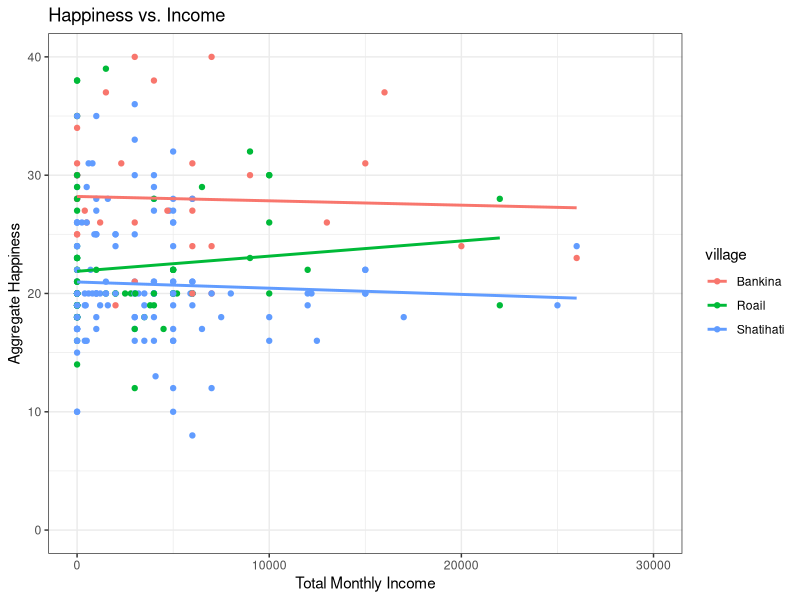
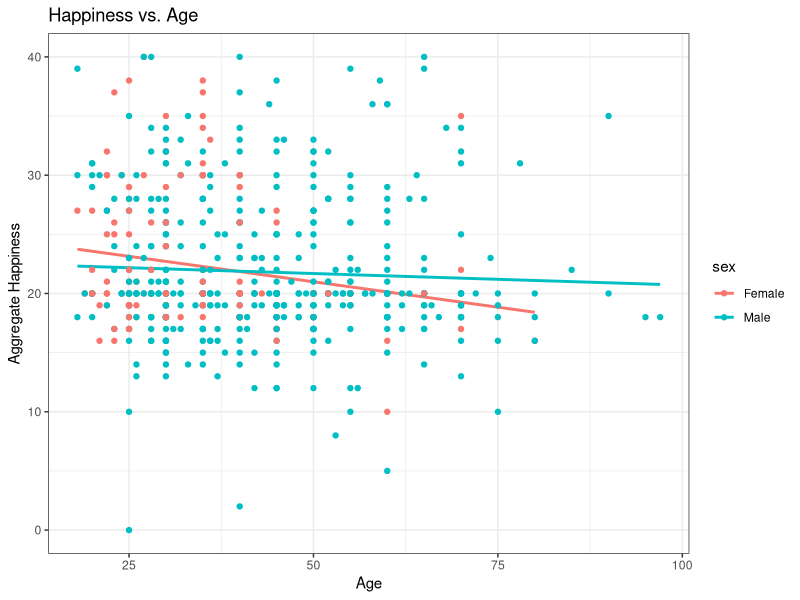
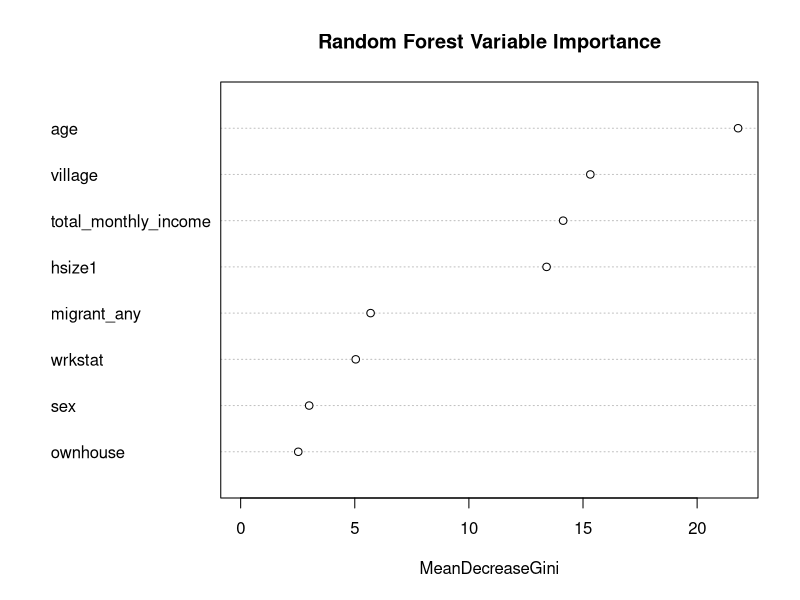
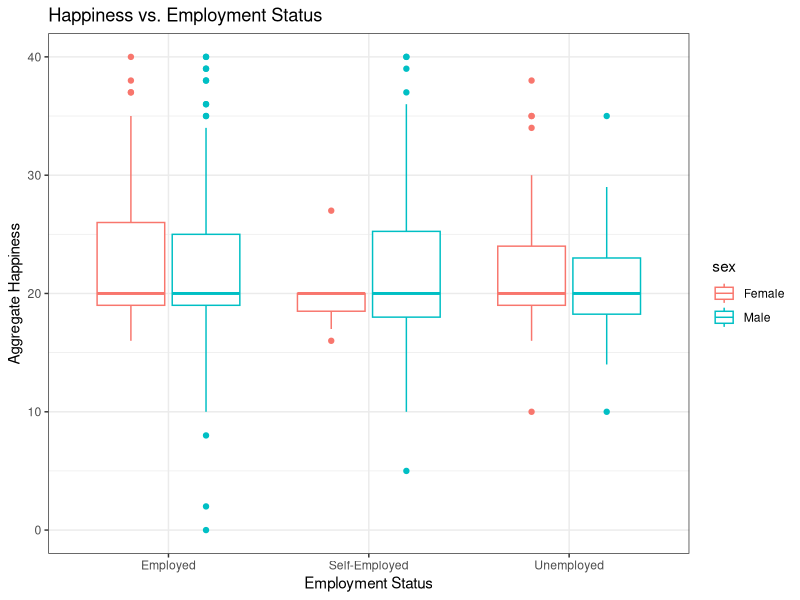
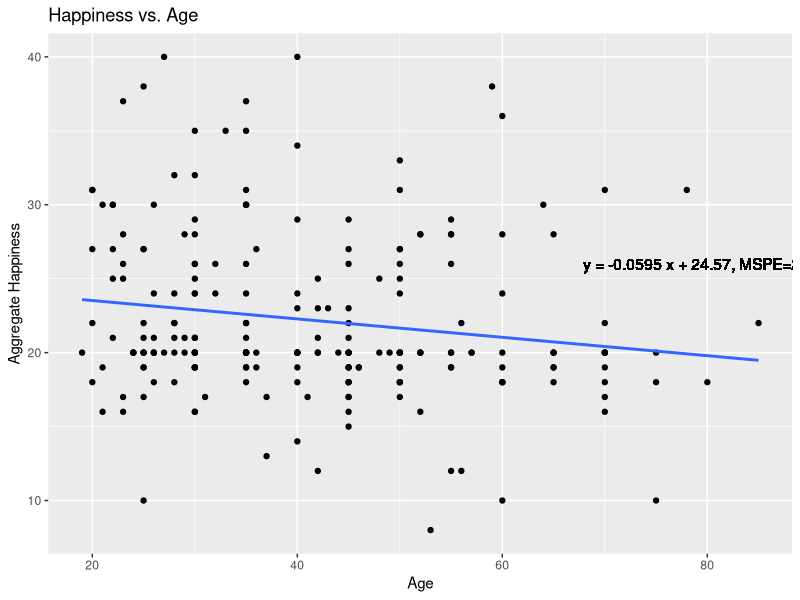

Write R code to recreate these figures, in order.
## ---- chunk 1

library(caret)
library(readr)
library(tidyverse)
library(randomForest)

Household <- read_csv("Household.csv")

data <- Household


for (i in 1:nrow(data)){
  if (data$mo_wageinc1[i] == ".n"){
    data$mo_wageinc1[i] <- 0
  }
  
  if (data$mo_nonwageinc1[i] == ".n"){
    data$mo_nonwageinc1[i] <- 0
  }
  
  if (data$mo_wageinc2[i] == ".n"){
    data$mo_wageinc2[i] <- 0
  }
  
  if (data$mo_nonwageinc2[i] == ".n"){
    data$mo_nonwageinc2[i] <- 0
  }
}

data_1 <- data %>%
  select(newid, hsize1, village, migrant_any, wrkstat, age, sex, marital, happy, happy_future, ownhouse, mo_wageinc1, mo_nonwageinc1, mo_wageinc2, mo_nonwageinc2, happy_past, satcur_job, satcur_achieve, satcur_livstandard, satcur_health, satcur_safe, satcur_comm, satcur_finsec, satcur_leistime, satcur_socenv, satcur_fam) %>%
  mutate(hsize1 = as.numeric(hsize1)) %>%
  mutate(age = as.numeric(age)) %>%
  mutate(mo_wageinc1 = as.numeric(mo_wageinc1)) %>%
  mutate(mo_nonwageinc1 = as.numeric(mo_nonwageinc1)) %>%
  mutate(mo_wageinc2 = as.numeric(mo_wageinc2)) %>%
  mutate(mo_nonwageinc2 = as.numeric(mo_nonwageinc2)) %>%
  filter(happy != ".m") %>%
  filter(happy_past != ".m") %>%
  filter(happy_future != ".m") %>%
  filter(satcur_job != ".n") %>%
  filter(satcur_job != ".m" & satcur_achieve != ".m" & satcur_livstandard != ".m" & satcur_health != ".m" & satcur_safe != ".m" & satcur_comm != ".m" & satcur_finsec != ".m" & satcur_leistime != ".m" & satcur_socenv != ".m" & satcur_fam  != ".m") %>%
  mutate(across(c("happy", "satcur_job", "satcur_achieve", "satcur_livstandard", "satcur_health", "satcur_safe", "satcur_comm", "satcur_finsec", "satcur_leistime", "satcur_socenv", "satcur_fam"), as.factor)) %>%
  mutate(across(c("happy", "satcur_job", "satcur_achieve", "satcur_livstandard", "satcur_health", "satcur_safe", "satcur_comm", "satcur_finsec", "satcur_leistime", "satcur_socenv", "satcur_fam"), ~ fct_relevel(., c("Not at all satisfied", "Somewhat unsatisfied", "Satisfied", "Quite satisfied", "Completely satisfied")))) %>%
  mutate(happy_past = as.factor(happy_past)) %>%
  mutate(happy_past = fct_relevel(happy_past, c("Worse", "Same", "Better"))) %>%
  mutate(happy_future = as.factor(happy_future)) %>%
  mutate(happy_future = fct_relevel(happy_future, c("Worse", "Same", "Better"))) %>%
  mutate(happy_agg = as.numeric(satcur_job) + as.numeric(satcur_achieve) + as.numeric(satcur_livstandard) + as.numeric(satcur_health) + as.numeric(satcur_safe) + as.numeric(satcur_comm) + as.numeric(satcur_finsec) + as.numeric(satcur_leistime) + as.numeric(satcur_socenv) + as.numeric(satcur_fam) - 10) %>%
  mutate(class_2 = as.factor(happy_agg > 20))

## ---- chunk 2
#graph 1: Happiness and income scatter plot divided by sex and faceted by village

data_1 %>%
  select(mo_wageinc1, mo_nonwageinc1, mo_wageinc2, mo_nonwageinc2, village, sex, happy_agg) %>%
  na.omit() %>%
  mutate(total_monthly_income = mo_wageinc1 + mo_nonwageinc1 + mo_wageinc2 + mo_nonwageinc2) %>%
  ggplot(aes(x = total_monthly_income, y = happy_agg, color = village)) +
  geom_point() +
  scale_x_continuous(limits = c(0, 30000)) +
  scale_y_continuous(limits = c(0, 40)) +
  geom_smooth(method = 'lm', se = F) +
  labs(title = "Happiness vs. Income", x = "Total Monthly Income", y = "Aggregate Happiness") +
  theme_bw()


#graph 2: Happiness and age scatter plot divided by sex and faceted by village

data_1 %>%
  select(age, village, sex, happy_agg) %>%
  na.omit() %>%
  ggplot(aes(x = age, y = happy_agg, color = sex)) +
  geom_smooth(method = lm, se = FALSE) +
  geom_point() +
  theme_bw() +
  labs(title = "Happiness vs. Age", x = "Age", y = "Aggregate Happiness")


# graph 3: Random Forest var importance

rf_data <- data_1 %>%
  mutate(total_monthly_income = mo_wageinc1 + mo_nonwageinc1 + mo_wageinc2 + mo_nonwageinc2) %>%
  select(hsize1, village, migrant_any, wrkstat, age, sex, ownhouse, class_2, total_monthly_income) %>%
  na.omit() 

set.seed(346587)
split_vec <- sample(x = nrow(rf_data), size = round(.8*nrow(rf_data)), replace = FALSE)

rf_data_train <- rf_data %>%
  slice(split_vec)

rf_data_test <- rf_data %>%
  anti_join(rf_data_train)
  
rf_x_data_train <- rf_data_train %>%
  select(hsize1, village, migrant_any, wrkstat, age, sex, ownhouse, total_monthly_income)

rf_y_data_train <- rf_data_train$class_2
  
rf_x_data_test <- rf_data_test %>%
  select(hsize1, village, migrant_any, wrkstat, age, sex, ownhouse, total_monthly_income)
  
rf_y_data_test <- rf_data_test$class_2

rf1 <- randomForest(x = rf_x_data_train, y = rf_y_data_train, xtest = rf_x_data_test, ytest = rf_y_data_test, keep.forest=TRUE) 

varImpPlot(rf1, main = "Random Forest Variable Importance")


#graph 4: work status effect on happiness by gender

data_1 %>%
  select(wrkstat, happy_agg, sex) %>%
  filter(wrkstat!=".m") %>%
  na.omit() %>%
  ggplot(aes(x = wrkstat, y= happy_agg, color=sex))+
  geom_boxplot() +
  theme_bw() +
  labs(title = "Happiness vs. Employment Status", x = "Employment Status", y = "Aggregate Happiness")

## ---- chunk 3

# random forest model

rf_data <- data_1 %>%
  mutate(total_monthly_income = mo_wageinc1 + mo_nonwageinc1 + mo_wageinc2 + mo_nonwageinc2) %>%
  select(hsize1, village, migrant_any, wrkstat, age, sex, ownhouse, happy_agg, total_monthly_income) %>%
  filter(wrkstat != ".m") %>%
  filter(ownhouse != ".m") %>%
  na.omit()

set.seed(346587)
split_vec <- sample(x = nrow(rf_data), size = round(.8*nrow(rf_data)), replace = FALSE)

rf_data_train <- slice(rf_data, split_vec)
rf_data_test <- anti_join(rf_data, rf_data_train)

rf_x_data_train <- select(rf_data_train, !happy_agg)
rf_y_data_train <- pull(rf_data_train, happy_agg)
rf_x_data_test <- select(rf_data_test, !happy_agg)
rf_y_data_test <- pull(rf_data_test, happy_agg)

rf <- randomForest(x = rf_x_data_train, y = rf_y_data_train, xtest = rf_x_data_test, ytest = rf_y_data_test, keep.forest=TRUE) 

rf

# linear regression model

lm1 <- lm(happy_agg ~ age, data=rf_data_train)
lm1
p2 <- predict(lm1, rf_data_test)
mean((rf_data_test$happy_agg - p2)^2) # mean squared prediction error

ggplot(rf_data_train, aes(x = age, y = happy_agg)) +
  geom_point() +
  geom_smooth(method = lm, se = F) +
  geom_text(x = 80, y = 26, label="y = -0.0595 x + 24.57, MSPE=23.97") +
  labs(title = "Happiness vs. Age", x = "Age", y = "Aggregate Happiness")

# multiple regression model

rf_data_train2 <- rf_data_train %>% mutate_if(is_character, as.factor)

lm2 <- lm(happy_agg ~ age + hsize1 + village + migrant_any + wrkstat + sex + ownhouse +  total_monthly_income, data=rf_data_train2)
lm2
p2 <- predict(lm2, rf_data_test)
mean((rf_data_test$happy_agg - p2)^2) # mean squared prediction error

